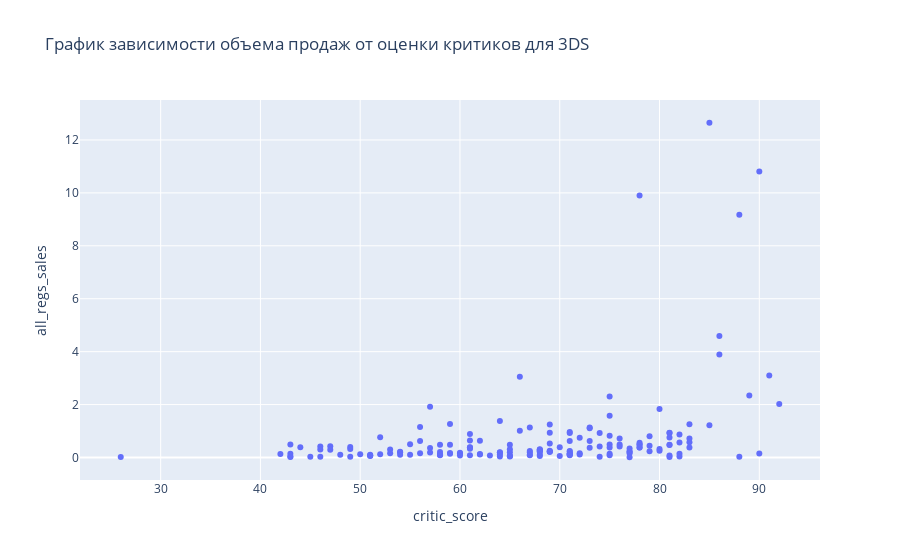

Here is the notebook cell this chart was saved with:
### Code cell
scatter_plot('critic_score','all_regs_sales',ds3_critic_sales,'График зависимости объема продаж от оценки критиков для 3DS')

### Figure 1 — Plotly figure (JSON) as saved in the notebook; plotly's stock layout.template omitted (floating-point values rounded to 4 significant figures; data arrays with more than 128 entries replaced by an {"elided": "..."} marker saying what was removed)
{"data": [{"hovertemplate": "critic_score=%{x}<br>all_regs_sales=%{y}<extra></extra>", "legendgroup": "", "marker": {"color": "#636efa", "symbol": "circle"}, "mode": "markers", "name": "", "orientation": "v", "showlegend": false, "type": "scatter", "x": {"elided": "166 int values"}, "xaxis": "x", "y": {"elided": "166 float values"}, "yaxis": "y"}], "layout": {"legend": {"tracegroupgap": 0}, "title": {"text": "График зависимости объема продаж от оценки критиков для 3DS"}, "xaxis": {"anchor": "y", "domain": [0, 1], "title": {"text": "critic_score"}}, "yaxis": {"anchor": "x", "domain": [0, 1], "title": {"text": "all_regs_sales"}}}}
